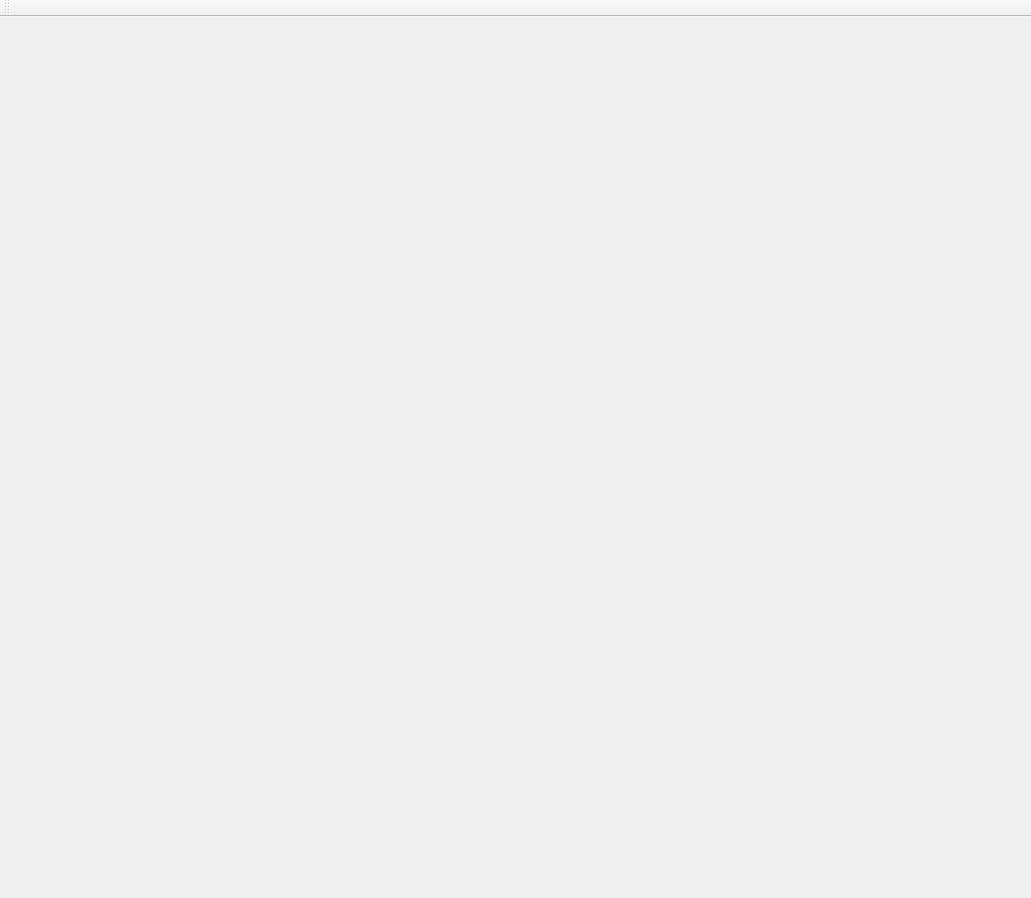
<?xml version="1.0" encoding="UTF-8"?>
<ui version="4.0">
 <class>MainWindow</class>
 <widget class="QMainWindow" name="MainWindow">
  <property name="geometry">
   <rect>
    <x>0</x>
    <y>0</y>
    <width>1031</width>
    <height>898</height>
   </rect>
  </property>
  <property name="sizePolicy">
   <sizepolicy hsizetype="Expanding" vsizetype="Expanding">
    <horstretch>0</horstretch>
    <verstretch>0</verstretch>
   </sizepolicy>
  </property>
  <property name="minimumSize">
   <size>
    <width>1024</width>
    <height>768</height>
   </size>
  </property>
  <property name="windowTitle">
   <string>MainWindow</string>
  </property>
  <widget class="QWidget" name="centralwidget">
   <widget class="QWidget" name="gridLayoutWidget">
    <property name="geometry">
     <rect>
      <x>-1</x>
      <y>-1</y>
      <width>1031</width>
      <height>821</height>
     </rect>
    </property>
    <layout class="QGridLayout" name="gridLayout">
     <item row="0" column="0">
      <spacer name="horizontalSpacer">
       <property name="orientation">
        <enum>Qt::Horizontal</enum>
       </property>
       <property name="sizeHint" stdset="0">
        <size>
         <width>40</width>
         <height>20</height>
        </size>
       </property>
      </spacer>
     </item>
     <item row="1" column="0">
      <spacer name="verticalSpacer">
       <property name="orientation">
        <enum>Qt::Vertical</enum>
       </property>
       <property name="sizeHint" stdset="0">
        <size>
         <width>20</width>
         <height>40</height>
        </size>
       </property>
      </spacer>
     </item>
    </layout>
   </widget>
  </widget>
  <widget class="QMenuBar" name="menubar">
   <property name="geometry">
    <rect>
     <x>0</x>
     <y>0</y>
     <width>1031</width>
     <height>23</height>
    </rect>
   </property>
   <property name="defaultUp">
    <bool>true</bool>
   </property>
  </widget>
  <widget class="QToolBar" name="toolBar">
   <property name="minimumSize">
    <size>
     <width>0</width>
     <height>0</height>
    </size>
   </property>
   <property name="windowTitle">
    <string>toolBar</string>
   </property>
   <property name="iconSize">
    <size>
     <width>50</width>
     <height>50</height>
    </size>
   </property>
   <attribute name="toolBarArea">
    <enum>TopToolBarArea</enum>
   </attribute>
   <attribute name="toolBarBreak">
    <bool>false</bool>
   </attribute>
  </widget>
 </widget>
 <resources/>
 <connections/>
</ui>
